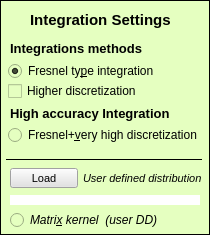
     <widget class="QFrame" name="frame_4">
      <property name="sizePolicy">
       <sizepolicy hsizetype="Fixed" vsizetype="Fixed">
        <horstretch>0</horstretch>
        <verstretch>0</verstretch>
       </sizepolicy>
      </property>
      <property name="minimumSize">
       <size>
        <width>210</width>
        <height>235</height>
       </size>
      </property>
      <property name="maximumSize">
       <size>
        <width>210</width>
        <height>235</height>
       </size>
      </property>
      <property name="styleSheet">
       <string notr="true">background-color: rgb(229, 255, 192);</string>
      </property>
      <property name="frameShape">
       <enum>QFrame::Box</enum>
      </property>
      <property name="frameShadow">
       <enum>QFrame::Plain</enum>
      </property>
      <widget class="QLabel" name="labeldistances_30">
       <property name="geometry">
        <rect>
         <x>30</x>
         <y>10</y>
         <width>151</width>
         <height>20</height>
        </rect>
       </property>
       <property name="font">
        <font>
         <pointsize>11</pointsize>
         <weight>75</weight>
         <bold>true</bold>
        </font>
       </property>
       <property name="text">
        <string>Integration Settings</string>
       </property>
      </widget>
      <widget class="QLabel" name="label">
       <property name="geometry">
        <rect>
         <x>10</x>
         <y>40</y>
         <width>171</width>
         <height>17</height>
        </rect>
       </property>
       <property name="font">
        <font>
         <pointsize>10</pointsize>
         <weight>75</weight>
         <bold>true</bold>
        </font>
       </property>
       <property name="text">
        <string>Integrations methods</string>
       </property>
      </widget>
      <widget class="QCheckBox" name="Checkbox_superadaptive">
       <property name="geometry">
        <rect>
         <x>8</x>
         <y>80</y>
         <width>171</width>
         <height>22</height>
        </rect>
       </property>
       <property name="font">
        <font>
         <pointsize>9</pointsize>
        </font>
       </property>
       <property name="text">
        <string>Higher discretization</string>
       </property>
      </widget>
      <widget class="QRadioButton" name="ButtonFullyAdaptive">
       <property name="geometry">
        <rect>
         <x>8</x>
         <y>124</y>
         <width>201</width>
         <height>22</height>
        </rect>
       </property>
       <property name="font">
        <font>
         <pointsize>9</pointsize>
        </font>
       </property>
       <property name="text">
        <string>Fresnel+&amp;very high discretization</string>
       </property>
      </widget>
      <widget class="QLabel" name="label_2">
       <property name="geometry">
        <rect>
         <x>10</x>
         <y>105</y>
         <width>181</width>
         <height>17</height>
        </rect>
       </property>
       <property name="font">
        <font>
         <pointsize>10</pointsize>
         <weight>75</weight>
         <bold>true</bold>
        </font>
       </property>
       <property name="text">
        <string>High accuracy Integration </string>
       </property>
      </widget>
      <widget class="QRadioButton" name="fresnelbutton">
       <property name="geometry">
        <rect>
         <x>8</x>
         <y>60</y>
         <width>191</width>
         <height>22</height>
        </rect>
       </property>
       <property name="font">
        <font>
         <pointsize>9</pointsize>
        </font>
       </property>
       <property name="text">
        <string>Fresnel ty&amp;pe integration</string>
       </property>
       <property name="checked">
        <bool>true</bool>
       </property>
      </widget>
      <widget class="Line" name="line_4">
       <property name="geometry">
        <rect>
         <x>6</x>
         <y>154</y>
         <width>196</width>
         <height>11</height>
        </rect>
       </property>
       <property name="frameShadow">
        <enum>QFrame::Plain</enum>
       </property>
       <property name="lineWidth">
        <number>1</number>
       </property>
       <property name="orientation">
        <enum>Qt::Horizontal</enum>
       </property>
      </widget>
      <widget class="QPushButton" name="Loadbutton_User_def">
       <property name="geometry">
        <rect>
         <x>10</x>
         <y>168</y>
         <width>68</width>
         <height>20</height>
        </rect>
       </property>
       <property name="minimumSize">
        <size>
         <width>0</width>
         <height>20</height>
        </size>
       </property>
       <property name="maximumSize">
        <size>
         <width>16777215</width>
         <height>20</height>
        </size>
       </property>
       <property name="font">
        <font>
         <pointsize>8</pointsize>
        </font>
       </property>
       <property name="autoFillBackground">
        <bool>false</bool>
       </property>
       <property name="styleSheet">
        <string notr="true">background-color: rgb(226, 226, 226);</string>
       </property>
       <property name="text">
        <string>Load</string>
       </property>
      </widget>
      <widget class="QLabel" name="Label_user_def_dist">
       <property name="geometry">
        <rect>
         <x>10</x>
         <y>195</y>
         <width>190</width>
         <height>10</height>
        </rect>
       </property>
       <property name="minimumSize">
        <size>
         <width>190</width>
         <height>0</height>
        </size>
       </property>
       <property name="maximumSize">
        <size>
         <width>190</width>
         <height>16777215</height>
        </size>
       </property>
       <property name="font">
        <font>
         <pointsize>7</pointsize>
         <weight>50</weight>
         <italic>false</italic>
         <bold>false</bold>
        </font>
       </property>
       <property name="layoutDirection">
        <enum>Qt::LeftToRight</enum>
       </property>
       <property name="styleSheet">
        <string notr="true">background-color:rgb(255, 255, 255)</string>
       </property>
       <property name="text">
        <string/>
       </property>
      </widget>
      <widget class="QRadioButton" name="User_defined_distr">
       <property name="geometry">
        <rect>
         <x>10</x>
         <y>209</y>
         <width>191</width>
         <height>22</height>
        </rect>
       </property>
       <property name="font">
        <font>
         <pointsize>9</pointsize>
         <italic>true</italic>
        </font>
       </property>
       <property name="text">
        <string>Matri&amp;x kernel  (user DD)</string>
       </property>
       <property name="checked">
        <bool>false</bool>
       </property>
      </widget>
      <widget class="QLabel" name="label_3">
       <property name="geometry">
        <rect>
         <x>83</x>
         <y>170</y>
         <width>122</width>
         <height>17</height>
        </rect>
       </property>
       <property name="font">
        <font>
         <pointsize>8</pointsize>
         <italic>true</italic>
        </font>
       </property>
       <property name="text">
        <string>User defined distribution</string>
       </property>
      </widget>
     </widget>
